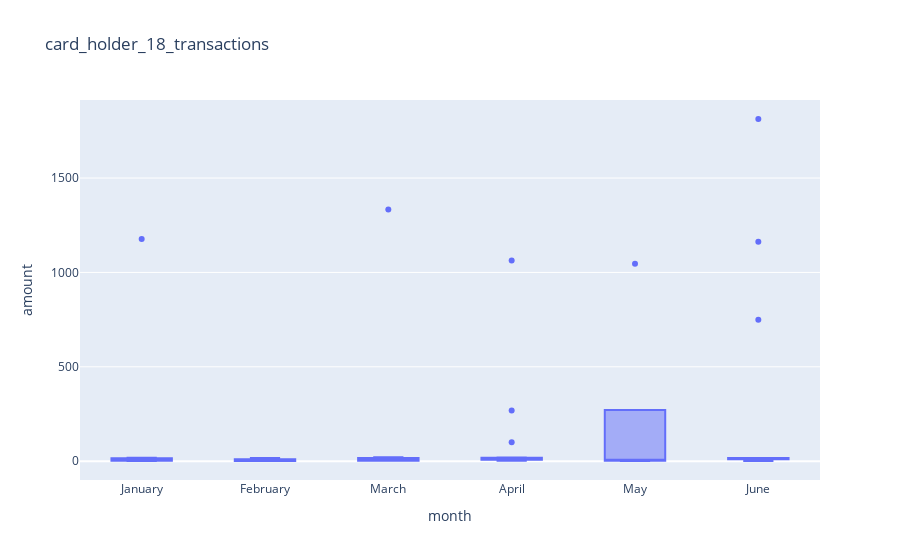

The code cell stored with this chart in its notebook:
### Code cell
# creating the six box plots using plotly express
card_holder_25_plot = px.box(card_holder_25_df, y = 'amount', hover_data = ['merchant', 'merchant_category'], x = 'month', labels = {'x' : 'month', 'y' : 'amount ($)'}, title = 'card_holder_18_transactions')

card_holder_25_plot

### Figure 1 — Plotly figure (JSON) as saved in the notebook; plotly's stock layout.template omitted (floating-point values rounded to 4 significant figures; data arrays with more than 128 entries replaced by an {"elided": "..."} marker saying what was removed)
{"data": [{"alignmentgroup": "True", "customdata": {"elided": "68x2 str values"}, "hovertemplate": "month=%{x}<br>amount=%{y}<br>merchant=%{customdata[0]}<br>merchant_category=%{customdata[1]}<extra></extra>", "legendgroup": "", "marker": {"color": "#636efa"}, "name": "", "notched": false, "offsetgroup": "", "orientation": "v", "showlegend": false, "type": "box", "x": ["January", "January", "January", "January", "January", "January", "January", "January", "January", "January", "February", "February", "February", "February", "February", "February", "February", "February", "February", "February", "March", "March", "March", "March", "March", "March", "March", "March", "March", "March", "March", "March", "March", "April", "April", "April", "April", "April", "April", "April", "April", "April", "April", "April", "April", "April", "April", "April", "April", "May", "May", "May", "May", "May", "June", "June", "June", "June", "June", "June", "June", "June", "June", "June", "June", "June", "June", "June"], "x0": " ", "xaxis": "x", "y": [1.46, 10.74, 2.93, 1.39, 17.84, 1.65, 15.86, 2.22, 1177, 2.75, 10.75, 10.81, 5.97, 3.69, 16.7, 1.26, 2.63, 11.01, 0.91, 1.18, 12.42, 16.58, 1334, 2.88, 2.04, 13.57, 10.1, 1.65, 3.08, 4.2, 2.56, 18.28, 21.04, 100, 2.62, 7.08, 17.15, 1063, 10.15, 10.06, 269, 10.24, 7.39, 6.01, 20.03, 2.79, 10.02, 15.66, 16.5, 1.1, 1046, 12.15, 2.27, 5.97, 1162, 749, 10.69, 11.88, 1.03, 10.15, 11.01, 16.29, 15.98, 1813, 16.61, 11.53, 5.24, 2.27], "y0": " ", "yaxis": "y"}], "layout": {"boxmode": "group", "legend": {"tracegroupgap": 0}, "title": {"text": "card_holder_18_transactions"}, "xaxis": {"anchor": "y", "domain": [0, 1], "title": {"text": "month"}}, "yaxis": {"anchor": "x", "domain": [0, 1], "title": {"text": "amount"}}}}
